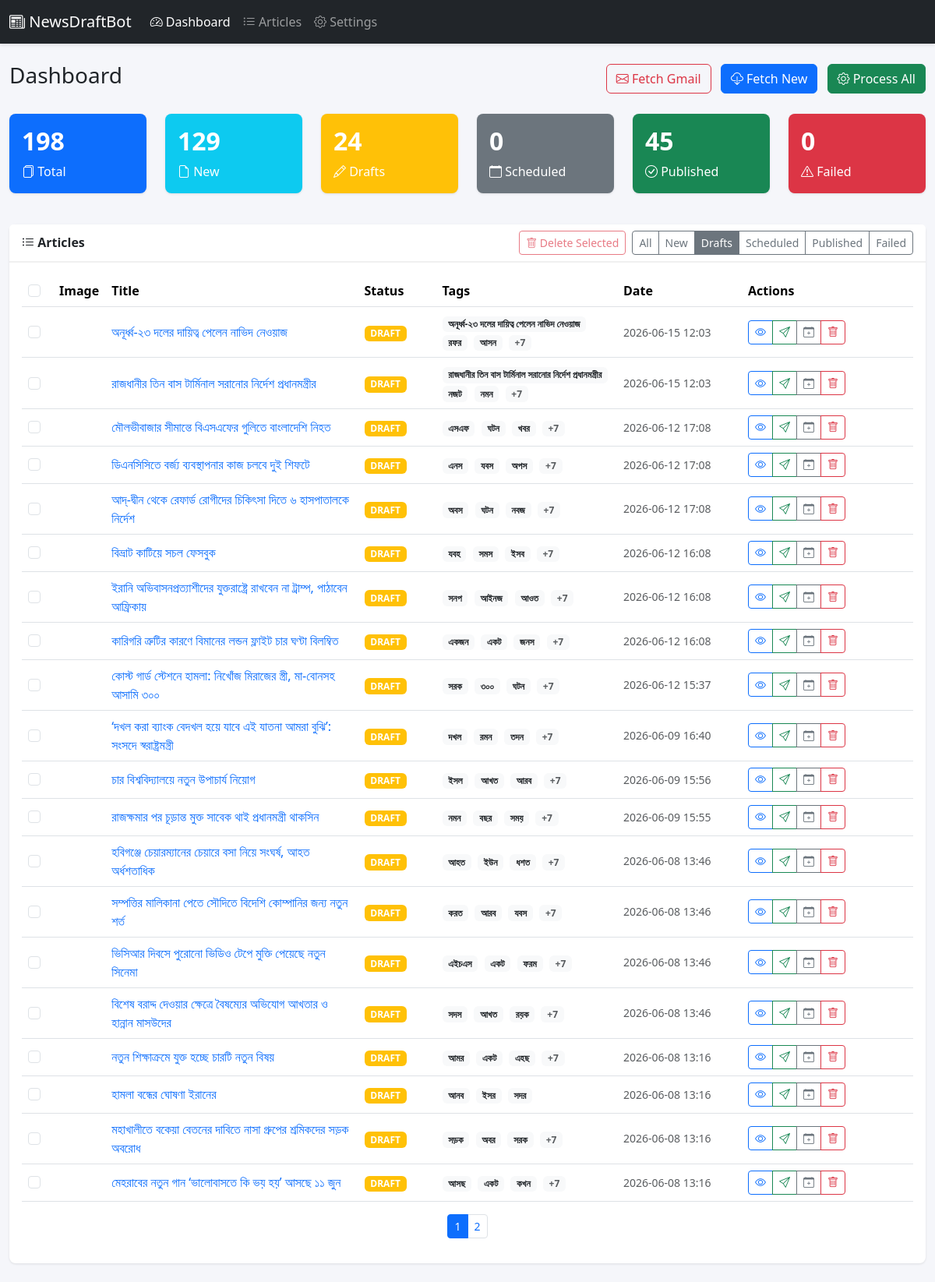
The page /articles?status=DRAFT on the database its author committed.
### database.py (models this page shows, shortened)
class Article(db.Model):
    __tablename__ = "articles"
    id = db.Column(db.Integer, primary_key=True)
    title = db.Column(db.String(500), nullable=False)
    slug = db.Column(db.String(500), nullable=True)
    source_url = db.Column(db.String(1000), unique=True, nullable=False)
    content = db.Column(db.Text, nullable=True)
    excerpt = db.Column(db.Text, nullable=True)
    tags = db.Column(JSON, nullable=True)
    categories = db.Column(JSON, nullable=True)
    featured_image = db.Column(db.String(1000), nullable=True)
    reporter = db.Column(db.String(200), nullable=True)
    wordpress_post_id = db.Column(db.Integer, nullable=True)
    wordpress_featured_media_id = db.Column(db.Integer, nullable=True)
    wordpress_url = db.Column(db.String(1000), nullable=True)
    wordpress_author_id = db.Column(db.Integer, nullable=True)
    wordpress_category_ids = db.Column(JSON, nullable=True)
    wordpress_tag_ids = db.Column(JSON, nullable=True)
    share_count = db.Column(db.Integer, default=0)
    images = db.Column(JSON, nullable=True)  # Store list of image URLs/paths
    status = db.Column(
        db.String(20),
        nullable=False,
        default="NEW",
        index=True,
    )
    scheduled_time = db.Column(db.DateTime, nullable=True)
    created_at = db.Column(db.DateTime, default=lambda: datetime.now(timezone.utc))
    updated_at = db.Column(
        db.DateTime,
        default=lambda: datetime.now(timezone.utc),
        onupdate=lambda: datetime.now(timezone.utc),
    )

### app.py (the view)
@app.route("/articles")
def article_list():
    status = request.args.get("status", "")
    page = request.args.get("page", 1, type=int)
    per_page = 20
    query = Article.query.order_by(Article.created_at.desc())
    if status:
        query = query.filter_by(status=status.upper())
    pagination = query.paginate(page=page, per_page=per_page, error_out=False)
    return render_template(
        "dashboard.html",
        stats=get_stats(),
        articles=pagination.items,
        pagination=pagination,
        active_filter=status,
        show_all=True,
    )

### app.py (called while the page is built)
@app.template_filter("dt")
def format_datetime(value, fmt="%Y-%m-%d %H:%M"):
    if value is None:
        return ""
    if isinstance(value, str):
        return value[: len(fmt)]
    return value.strftime(fmt)

def get_stats():
    total = Article.query.count()
    drafts = Article.query.filter_by(status="DRAFT").count()
    scheduled = Article.query.filter_by(status="SCHEDULED").count()
    published = Article.query.filter_by(status="PUBLISHED").count()
    failed = Article.query.filter_by(status="FAILED").count()
    new_count = Article.query.filter_by(status="NEW").count()
    return {
        "total": total,
        "drafts": drafts,
        "scheduled": scheduled,
        "published": published,
        "failed": failed,
        "new": new_count,
    }

### templates/dashboard.html (shortened to what this page needs)
<!DOCTYPE html>
<html lang="en">
<head>
    <link href="https://cdn.jsdelivr.net/npm/bootstrap@5.3.2/dist/css/bootstrap.min.css" rel="stylesheet">
    <link href="https://cdn.jsdelivr.net/npm/bootstrap-icons@1.11.1/font/bootstrap-icons.css" rel="stylesheet">
    <link href="{{ url_for('static', filename='css/style.css') }}" rel="stylesheet">
</head>
<body>
    <nav class="navbar navbar-expand-lg navbar-dark bg-dark">
        <div class="container-fluid">
            <a class="navbar-brand" href="/">
                <i class="bi bi-newspaper"></i> NewsDraftBot
            </a>
            <div class="collapse navbar-collapse" id="navbarNav">
                <ul class="navbar-nav">
                    <li class="nav-item">
                        <a class="nav-link active" href="/"><i class="bi bi-speedometer2"></i> Dashboard</a>
                    </li>
                    <li class="nav-item">
                        <a class="nav-link" href="/articles"><i class="bi bi-list-ul"></i> Articles</a>
                    </li>
                    <li class="nav-item">
                        <a class="nav-link" href="/settings"><i class="bi bi-gear"></i> Settings</a>
                    </li>
                </ul>
            </div>
        </div>
    </nav>
    <div class="container-fluid py-4">
        <div class="d-flex justify-content-between align-items-center mb-4">
            <h1 class="h3">Dashboard</h1>
            <div>
                <button class="btn btn-outline-danger me-2" onclick="fetchGmailNews()">
                    <i class="bi bi-envelope"></i> Fetch Gmail
                </button>
                <button class="btn btn-primary me-2" onclick="fetchArticles()">
                    <i class="bi bi-cloud-download"></i> Fetch New
                </button>
                <button class="btn btn-success" onclick="processAll()">
                    <i class="bi bi-gear"></i> Process All
                </button>
            </div>
        </div>
        <div class="row mb-4" id="stats-cards">
            <div class="col-md-2 col-6 mb-3">
                <div class="card text-white bg-primary">
                    <div class="card-body">
                        <h5 class="card-title display-6">{{ stats.total }}</h5>
                        <p class="card-text"><i class="bi bi-files"></i> Total</p>
                    </div>
                </div>
            </div>
            <div class="col-md-2 col-6 mb-3">
                <div class="card text-white bg-info">
                    <div class="card-body">
                        <h5 class="card-title display-6">{{ stats.new }}</h5>
                        <p class="card-text"><i class="bi bi-file-earmark"></i> New</p>
                    </div>
                </div>
            </div>
            <div class="col-md-2 col-6 mb-3">
                <div class="card text-white bg-warning">
                    <div class="card-body">
                        <h5 class="card-title display-6">{{ stats.drafts }}</h5>
                        <p class="card-text"><i class="bi bi-pencil"></i> Drafts</p>
                    </div>
                </div>
            </div>
            <div class="col-md-2 col-6 mb-3">
                <div class="card text-white bg-secondary">
                    <div class="card-body">
                        <h5 class="card-title display-6">{{ stats.scheduled }}</h5>
                        <p class="card-text"><i class="bi bi-calendar"></i> Scheduled</p>
                    </div>
                </div>
            </div>
            <div class="col-md-2 col-6 mb-3">
                <div class="card text-white bg-success">
                    <div class="card-body">
                        <h5 class="card-title display-6">{{ stats.published }}</h5>
                        <p class="card-text"><i class="bi bi-check-circle"></i> Published</p>
                    </div>
                </div>
            </div>
            <div class="col-md-2 col-6 mb-3">
                <div class="card text-white bg-danger">
                    <div class="card-body">
                        <h5 class="card-title display-6">{{ stats.failed }}</h5>
                        <p class="card-text"><i class="bi bi-exclamation-triangle"></i> Failed</p>
                    </div>
                </div>
            </div>
        </div>
            <div class="card">
            <div class="card-header d-flex justify-content-between align-items-center flex-wrap gap-2">
                <span><i class="bi bi-list-ul"></i> Articles</span>
                <div class="d-flex align-items-center gap-2">
                    <button class="btn btn-sm btn-outline-danger" id="deleteSelectedBtn" disabled onclick="deleteSelected()">
                        <i class="bi bi-trash"></i> Delete Selected
                    </button>
                    <div class="btn-group btn-group-sm">
                        <a href="/articles" class="btn btn-outline-secondary {% if not active_filter %}active{% endif %}">All</a>
                        <a href="/articles?status=NEW" class="btn btn-outline-secondary {% if active_filter == 'NEW' %}active{% endif %}">New</a>
                        <a href="/articles?status=DRAFT" class="btn btn-outline-secondary {% if active_filter == 'DRAFT' %}active{% endif %}">Drafts</a>
                        <a href="/articles?status=SCHEDULED" class="btn btn-outline-secondary {% if active_filter == 'SCHEDULED' %}active{% endif %}">Scheduled</a>
                        <a href="/articles?status=PUBLISHED" class="btn btn-outline-secondary {% if active_filter == 'PUBLISHED' %}active{% endif %}">Published</a>
                        <a href="/articles?status=FAILED" class="btn btn-outline-secondary {% if active_filter == 'FAILED' %}active{% endif %}">Failed</a>
                    </div>
                </div>
            </div>
            <div class="card-body">
                <div class="table-responsive">
                    <table class="table table-hover" id="articlesTable">
                        <thead>
                            <tr>
                                <th style="width: 40px">
                                    <input type="checkbox" class="form-check-input" id="selectAll" onchange="toggleSelectAll()">
                                </th>
                                <th style="width: 60px">Image</th>
                                <th>Title</th>
                                <th style="width: 100px">Status</th>
                                <th style="width: 100px">Tags</th>
                                <th style="width: 160px">Date</th>
                                <th style="width: 220px">Actions</th>
                            </tr>
                        </thead>
                        <tbody>
                            {% for article in articles %}
                            <tr data-id="{{ article.id }}">
                                <td>
                                    <input type="checkbox" class="form-check-input article-checkbox" value="{{ article.id }}" onchange="updateDeleteBtn()">
                                </td>
                                <td>
                                </td>
                                <td>
                                    <a href="/articles/{{ article.id }}" class="text-decoration-none fw-medium">
                                        {{ article.title[:80] }}{% if article.title|length > 80 %}...{% endif %}
                                    </a>
                                </td>
                                <td>
                                    {% set status_class = {
                                        'NEW': 'bg-info',
                                        'DRAFT': 'bg-warning',
                                        'SCHEDULED': 'bg-secondary',
                                        'PUBLISHED': 'bg-success',
                                        'FAILED': 'bg-danger'
                                    } %}
                                    <span class="badge {{ status_class.get(article.status, 'bg-secondary') }}">
                                        {{ article.status }}
                                    </span>
                                </td>
                                <td>
                                    {% if article.tags %}
                                    <div class="tags-cell">
                                        {% for tag in article.tags[:3] %}
                                        <span class="badge bg-light text-dark me-1">{{ tag }}</span>
                                        {% endfor %}
                                        {% if article.tags|length > 3 %}
                                        <span class="badge bg-light text-muted">+{{ article.tags|length - 3 }}</span>
                                        {% endif %}
                                    </div>
                                    {% endif %}
                                </td>
                                <td class="text-muted small">
                                    {% if article.scheduled_time %}
                                    <i class="bi bi-calendar-event"></i> {{ article.scheduled_time | dt }}
                                    {% elif article.created_at %}
                                    {{ article.created_at | dt }}
                                    {% endif %}
                                </td>
                                <td>
                                    <div class="btn-group btn-group-sm">
                                        <a href="/articles/{{ article.id }}" class="btn btn-outline-primary" title="View">
                                            <i class="bi bi-eye"></i>
                                        </a>
                                        {% if article.status == 'DRAFT' or article.status == 'SCHEDULED' %}
                                        <button class="btn btn-outline-success" onclick="publishArticle({{ article.id }})" title="Publish Now">
                                            <i class="bi bi-send"></i>
                                        </button>
                                        <button class="btn btn-outline-secondary" onclick="showSchedule({{ article.id }})" title="Schedule">
                                            <i class="bi bi-calendar-plus"></i>
                                        </button>
                                        {% endif %}
                                        <button class="btn btn-outline-danger" onclick="deleteArticle({{ article.id }})" title="Delete">
                                            <i class="bi bi-trash"></i>
                                        </button>
                                    </div>
                                </td>
                            </tr>
                            {% endfor %}
                        </tbody>
                    </table>
                </div>
                {% if pagination and pagination.pages > 1 %}
                <nav>
                    <ul class="pagination pagination-sm justify-content-center">
                        {% for p in range(1, pagination.pages + 1) %}
                        <li class="page-item {% if p == pagination.page %}active{% endif %}">
                            <a class="page-link" href="/articles?page={{ p }}{% if active_filter %}&status={{ active_filter }}{% endif %}">{{ p }}</a>
                        </li>
                        {% endfor %}
                    </ul>
                </nav>
                {% endif %}
            </div>
        </div>
    </div>
    <div class="toast-container position-fixed bottom-0 end-0 p-3">
    </div>
</body>
</html>

### static/css/style.css (style rules this page uses)
body { background-color: #f5f6fa; min-height: 100vh; }
.navbar { box-shadow: 0 2px 4px rgba(0,0,0,.1); }
.card { border: none; box-shadow: 0 1px 3px rgba(0,0,0,.1); border-radius: 8px; }
.card-header { background-color: #fff; border-bottom: 2px solid #f0f0f0; font-weight: 600; }
.display-6 { font-size: 2rem; font-weight: 700; }
.tags-cell .badge { font-size: .75rem; }
.btn-group-sm .btn { padding: .25rem .5rem; }
.table > :not(caption) > * > * { vertical-align: middle; }
#stats-cards .card { transition: transform 0.2s; }

### rows shown on the page
Article: title "অনূর্ধ্ব-২৩ দলের দায়িত্ব পেলেন নাভিদ নেওয়াজ", status "DRAFT", 3 "অনূর্ধ্ব-২৩ দলের দায়িত্ব পেলেন নাভিদ নেওয়াজ" "রফর" "আসন", tags|length "7", created_at|dt "2026-06-15 12:03"
Article: title "রাজধানীর তিন বাস টার্মিনাল সরানোর নির্দেশ প্রধানমন্ত্রীর", status "DRAFT", 3 "রাজধানীর তিন বাস টার্মিনাল সরানোর নির্দেশ প্রধানমন্ত্রীর" "নজট" "নমন", tags|length "7", created_at|dt "2026-06-15 12:03"
Article: title "মৌলভীবাজার সীমান্তে বিএসএফের গুলিতে বাংলাদেশি নিহত", status "DRAFT", 3 "এসএফ" "ঘটন" "খবর", tags|length "7", created_at|dt "2026-06-12 17:08"
Article: title "ডিএনসিসিতে বর্জ্য ব্যবস্থাপনার কাজ চলবে দুই শিফটে", status "DRAFT", 3 "এনস" "যবস" "অপস", tags|length "7", created_at|dt "2026-06-12 17:08"
Article: title "আদ্-দ্বীন থেকে রেফার্ড রোগীদের চিকিৎসা দিতে ৬ হাসপাতালকে নির্দেশ", status "DRAFT", 3 "অবস" "ঘটন" "নবজ", tags|length "7", created_at|dt "2026-06-12 17:08"
Article: title "বিভ্রাট কাটিয়ে সচল ফেসবুক", status "DRAFT", 3 "যবহ" "সমস" "ইসব", tags|length "7", created_at|dt "2026-06-12 16:08"
Article: title "ইরানি অভিবাসনপ্রত্যাশীদের যুক্তরাষ্ট্রে রাখবেন না ট্রাম্প, পাঠাবেন আফ্রিকায়", status "DRAFT", 3 "সনপ" "আইনজ" "আওত", tags|length "7", created_at|dt "2026-06-12 16:08"
Article: title "কারিগরি ত্রুটির কারণে বিমানের লন্ডন ফ্লাইট চার ঘণ্টা বিলম্বিত", status "DRAFT", 3 "একজন" "একট" "জনস", tags|length "7", created_at|dt "2026-06-12 16:08"
Article: title "কোস্ট গার্ড স্টেশনে হামলা: নিখোঁজ মিরাজের স্ত্রী, মা-বোনসহ আসামি ৩০০", status "DRAFT", 3 "সরক" "৩০০" "ঘটন", tags|length "7", created_at|dt "2026-06-12 15:37"
Article: title "‘দখল করা ব্যাংক বেদখল হয়ে যাবে এই যাতনা আমরা বুঝি’: সংসদে স্বরাষ্ট্রমন্ত্রী", status "DRAFT", 3 "দখল" "রমন" "তদন", tags|length "7", created_at|dt "2026-06-09 16:40"
Article: title "চার বিশ্ববিদ্যালয়ে নতুন উপাচার্য নিয়োগ", status "DRAFT", 3 "ইসল" "আখত" "আরব", tags|length "7", created_at|dt "2026-06-09 15:56"
Article: title "রাজক্ষমার পর চূড়ান্ত মুক্ত সাবেক থাই প্রধানমন্ত্রী থাকসিন", status "DRAFT", 3 "নমন" "বছর" "সময়", tags|length "7", created_at|dt "2026-06-09 15:55"
Article: title "হবিগঞ্জে চেয়ারম্যানের চেয়ারে বসা নিয়ে সংঘর্ষ, আহত অর্ধশতাধিক", status "DRAFT", 3 "আহত" "ইউন" "ধশত", tags|length "7", created_at|dt "2026-06-08 13:46"
Article: title "সম্পত্তির মালিকানা পেতে সৌদিতে বিদেশি কোম্পানির জন্য নতুন শর্ত", status "DRAFT", 3 "করত" "আরব" "যবস", tags|length "7", created_at|dt "2026-06-08 13:46"
Article: title "ভিসিআর দিবসে পুরোনো ভিডিও টেপে মুক্তি পেয়েছে নতুন সিনেমা", status "DRAFT", 3 "এইচএস" "একট" "ফরম", tags|length "7", created_at|dt "2026-06-08 13:46"
Article: title "বিশেষ বরাদ্দ দেওয়ার ক্ষেত্রে বৈষম্যের অভিযোগ আখতার ও হান্নান মাসউদের", status "DRAFT", 3 "সদস" "আখত" "রয়ক", tags|length "7", created_at|dt "2026-06-08 13:46"
Article: title "নতুন শিক্ষাক্রমে যুক্ত হচ্ছে চারটি নতুন বিষয়", status "DRAFT", 3 "আমর" "একট" "এহছ", tags|length "7", created_at|dt "2026-06-08 13:16"
Article: title "হামলা বন্ধের ঘোষণা ইরানের", status "DRAFT", 3 "আনব" "ইসর" "সদর", created_at|dt "2026-06-08 13:16"
Article: title "মহাখালীতে বকেয়া বেতনের দাবিতে নাসা গ্রুপের শ্রমিকদের সড়ক অবরোধ", status "DRAFT", 3 "সড়ক" "অবর" "সরক", tags|length "7", created_at|dt "2026-06-08 13:16"
Article: title "মেহরাবের নতুন গান ‘ভালোবাসতে কি ভয় হয়’ আসছে ১১ জুন", status "DRAFT", 3 "আসছ" "একট" "কখন", tags|length "7", created_at|dt "2026-06-08 13:16"

### other values the page prints
{{ stats.total }} "198"
{{ stats.new }} "129"
{{ stats.drafts }} "24"
{{ stats.scheduled }} "0"
{{ stats.published }} "45"
{{ stats.failed }} "0"
{{ p }} "1" "2"
